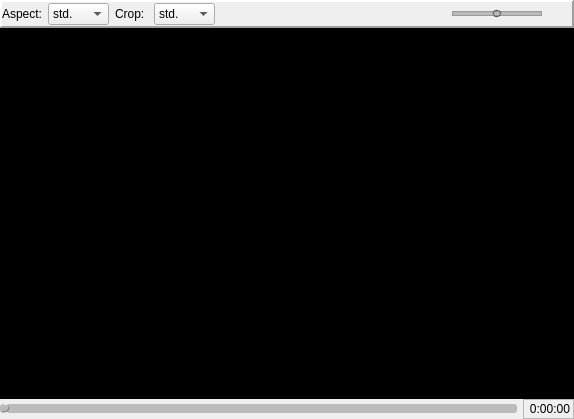
<?xml version="1.0" encoding="UTF-8"?>
<ui version="4.0">
 <class>CPlayer</class>
 <widget class="QWidget" name="CPlayer">
  <property name="geometry">
   <rect>
    <x>0</x>
    <y>0</y>
    <width>574</width>
    <height>419</height>
   </rect>
  </property>
  <property name="minimumSize">
   <size>
    <width>0</width>
    <height>0</height>
   </size>
  </property>
  <property name="contextMenuPolicy">
   <enum>Qt::DefaultContextMenu</enum>
  </property>
  <property name="windowTitle">
   <string>Form</string>
  </property>
  <layout class="QVBoxLayout" name="verticalLayout">
   <property name="spacing">
    <number>0</number>
   </property>
   <property name="margin">
    <number>0</number>
   </property>
   <item>
    <widget class="QFrame" name="frameTimerInfo">
     <property name="sizePolicy">
      <sizepolicy hsizetype="Preferred" vsizetype="Fixed">
       <horstretch>0</horstretch>
       <verstretch>0</verstretch>
      </sizepolicy>
     </property>
     <property name="minimumSize">
      <size>
       <width>0</width>
       <height>20</height>
      </size>
     </property>
     <property name="maximumSize">
      <size>
       <width>16777215</width>
       <height>40</height>
      </size>
     </property>
     <property name="styleSheet">
      <string notr="true">QFrame#frameTimerInfo { background-color: qlineargradient(spread:pad, x1:0, y1:0, x2:0, y2:1, stop:0 #ccc, 	stop:0.7 #555, stop:1 #bbb); border-left: 1px solid #eee; border-right: 1px solid #666; border-bottom: 1px solid #666; border-top: 0px; };</string>
     </property>
     <property name="frameShape">
      <enum>QFrame::Panel</enum>
     </property>
     <property name="frameShadow">
      <enum>QFrame::Raised</enum>
     </property>
     <property name="lineWidth">
      <number>2</number>
     </property>
     <layout class="QHBoxLayout" name="horizontalLayout">
      <property name="margin">
       <number>0</number>
      </property>
      <item>
       <widget class="QLabel" name="label_2">
        <property name="text">
         <string>Aspect:</string>
        </property>
       </widget>
      </item>
      <item>
       <widget class="QComboBox" name="cbxAspect">
        <item>
         <property name="text">
          <string>std.</string>
         </property>
        </item>
        <item>
         <property name="text">
          <string>4:3</string>
         </property>
        </item>
        <item>
         <property name="text">
          <string>16:9</string>
         </property>
        </item>
        <item>
         <property name="text">
          <string>16:10</string>
         </property>
        </item>
        <item>
         <property name="text">
          <string>1:1</string>
         </property>
        </item>
        <item>
         <property name="text">
          <string>5:4</string>
         </property>
        </item>
        <item>
         <property name="text">
          <string>2.35</string>
         </property>
        </item>
       </widget>
      </item>
      <item>
       <widget class="QLabel" name="label">
        <property name="text">
         <string>Crop: </string>
        </property>
       </widget>
      </item>
      <item>
       <widget class="QComboBox" name="cbxCrop">
        <item>
         <property name="text">
          <string>std.</string>
         </property>
        </item>
        <item>
         <property name="text">
          <string>4:3</string>
         </property>
        </item>
        <item>
         <property name="text">
          <string>16:9</string>
         </property>
        </item>
        <item>
         <property name="text">
          <string>16:10</string>
         </property>
        </item>
        <item>
         <property name="text">
          <string>1:1</string>
         </property>
        </item>
        <item>
         <property name="text">
          <string>5:4</string>
         </property>
        </item>
        <item>
         <property name="text">
          <string>2.35</string>
         </property>
        </item>
       </widget>
      </item>
      <item>
       <spacer name="horizontalSpacer">
        <property name="orientation">
         <enum>Qt::Horizontal</enum>
        </property>
        <property name="sizeHint" stdset="0">
         <size>
          <width>17</width>
          <height>20</height>
         </size>
        </property>
       </spacer>
      </item>
      <item>
       <widget class="QPushButton" name="btnBwd">
        <property name="enabled">
         <bool>false</bool>
        </property>
        <property name="maximumSize">
         <size>
          <width>34</width>
          <height>34</height>
         </size>
        </property>
        <property name="toolTip">
         <string>Jump Backward</string>
        </property>
        <property name="text">
         <string/>
        </property>
        <property name="iconSize">
         <size>
          <width>32</width>
          <height>32</height>
         </size>
        </property>
        <property name="flat">
         <bool>true</bool>
        </property>
       </widget>
      </item>
      <item>
       <widget class="QPushButton" name="btnFwd">
        <property name="enabled">
         <bool>false</bool>
        </property>
        <property name="maximumSize">
         <size>
          <width>34</width>
          <height>34</height>
         </size>
        </property>
        <property name="toolTip">
         <string>Jump Forward</string>
        </property>
        <property name="text">
         <string/>
        </property>
        <property name="iconSize">
         <size>
          <width>32</width>
          <height>32</height>
         </size>
        </property>
        <property name="flat">
         <bool>true</bool>
        </property>
       </widget>
      </item>
      <item>
       <widget class="QLabel" name="labSound">
        <property name="text">
         <string/>
        </property>
        <property name="pixmap">
         <pixmap resource="../vlc-record.qrc">:/player/sound_on</pixmap>
        </property>
       </widget>
      </item>
      <item>
       <widget class="QSlider" name="volSlider">
        <property name="minimumSize">
         <size>
          <width>50</width>
          <height>0</height>
         </size>
        </property>
        <property name="maximumSize">
         <size>
          <width>90</width>
          <height>16777215</height>
         </size>
        </property>
        <property name="styleSheet">
         <string notr="true">QSlider::groove:horizontal {      border: 1px solid #999999;      height: 3px; /* the groove expands to the size of the slider by default. by giving it a height, it has a fixed size */      background: qlineargradient(x1:0, y1:0, x2:0, y2:1, stop:0 #B1B1B1, stop:1 #c4c4c4);      margin: 2px 0;  }   QSlider::handle:horizontal {      background-color: qlineargradient(spread:pad, x1:0, y1:0, x2:0, y2:1, stop:0 #eee, 	stop:0.7 grey, stop:1 #dedede);      border: 1px solid #5c5c5c;      width: 6px;      margin: -2px 0; /* handle is placed by default on the contents rect of the groove. Expand outside the groove */      border-radius: 3px;  }</string>
        </property>
        <property name="maximum">
         <number>100</number>
        </property>
        <property name="sliderPosition">
         <number>50</number>
        </property>
        <property name="orientation">
         <enum>Qt::Horizontal</enum>
        </property>
        <property name="invertedControls">
         <bool>false</bool>
        </property>
        <property name="tickPosition">
         <enum>QSlider::NoTicks</enum>
        </property>
       </widget>
      </item>
      <item>
       <widget class="QToolButton" name="btnFullScreen">
        <property name="maximumSize">
         <size>
          <width>24</width>
          <height>24</height>
         </size>
        </property>
        <property name="toolTip">
         <string>Switch to Fullscreen</string>
        </property>
        <property name="text">
         <string/>
        </property>
        <property name="icon">
         <iconset resource="../vlc-record.qrc">
          <normaloff>:/player/fullscreen</normaloff>:/player/fullscreen</iconset>
        </property>
        <property name="iconSize">
         <size>
          <width>18</width>
          <height>18</height>
         </size>
        </property>
        <property name="autoRaise">
         <bool>true</bool>
        </property>
       </widget>
      </item>
     </layout>
    </widget>
   </item>
   <item>
    <widget class="QFrame" name="fMaster">
     <property name="sizePolicy">
      <sizepolicy hsizetype="Expanding" vsizetype="Expanding">
       <horstretch>0</horstretch>
       <verstretch>0</verstretch>
      </sizepolicy>
     </property>
     <property name="contextMenuPolicy">
      <enum>Qt::DefaultContextMenu</enum>
     </property>
     <property name="styleSheet">
      <string notr="true">QFrame#fMaster {    background-color: black;    background-image: url(:/app/tv);    background-repeat: no-repeat;    background-position: center middle; }</string>
     </property>
     <property name="frameShape">
      <enum>QFrame::Panel</enum>
     </property>
     <property name="frameShadow">
      <enum>QFrame::Sunken</enum>
     </property>
     <property name="lineWidth">
      <number>1</number>
     </property>
     <layout class="QHBoxLayout" name="vlMasterFrame">
      <property name="spacing">
       <number>0</number>
      </property>
      <property name="margin">
       <number>0</number>
      </property>
      <item>
       <widget class="QFrame" name="fParent">
        <property name="contextMenuPolicy">
         <enum>Qt::DefaultContextMenu</enum>
        </property>
        <property name="styleSheet">
         <string notr="true">background-color: rgb(0, 0, 0);</string>
        </property>
        <property name="frameShape">
         <enum>QFrame::StyledPanel</enum>
        </property>
        <property name="frameShadow">
         <enum>QFrame::Raised</enum>
        </property>
        <property name="lineWidth">
         <number>1</number>
        </property>
        <layout class="QHBoxLayout" name="vlParent">
         <property name="spacing">
          <number>0</number>
         </property>
         <property name="margin">
          <number>0</number>
         </property>
         <item>
          <widget class="CVideoFrame" name="fVideo">
           <property name="mouseTracking">
            <bool>true</bool>
           </property>
           <property name="contextMenuPolicy">
            <enum>Qt::DefaultContextMenu</enum>
           </property>
           <property name="styleSheet">
            <string notr="true">QFrame#fVideo {    background-color: black;    background-image: url(:/app/tv);    background-repeat: no-repeat;    background-position: center middle; }</string>
           </property>
           <property name="frameShape">
            <enum>QFrame::NoFrame</enum>
           </property>
           <property name="frameShadow">
            <enum>QFrame::Plain</enum>
           </property>
           <property name="lineWidth">
            <number>0</number>
           </property>
          </widget>
         </item>
        </layout>
       </widget>
      </item>
     </layout>
    </widget>
   </item>
   <item>
    <layout class="QHBoxLayout" name="horizontalLayout_2">
     <property name="spacing">
      <number>6</number>
     </property>
     <item>
      <widget class="QSlider" name="posSlider">
       <property name="enabled">
        <bool>false</bool>
       </property>
       <property name="maximumSize">
        <size>
         <width>16777215</width>
         <height>16777215</height>
        </size>
       </property>
       <property name="contextMenuPolicy">
        <enum>Qt::CustomContextMenu</enum>
       </property>
       <property name="styleSheet">
        <string notr="true">QSlider::groove:horizontal {      border: 1px solid #999999;      height: 3px; /* the groove expands to the size of the slider by default. by giving it a height, it has a fixed size */      margin: 2px 0;  }   QSlider::handle:horizontal {     background-color: qlineargradient(spread:pad, x1:0, y1:0, x2:0, y2:1, stop:0 #eee, 	stop:0.7 grey, stop:1 #dedede);      border: 1px outset gray;/* solid #5c5c5c; */      width: 6px;      margin: -2px 0; /* handle is placed by default on the contents rect of the groove. Expand outside the groove */      border-radius: 3px;  }  QSlider::handle:horizontal:hover {       background-color: qlineargradient(spread:pad, x1:0, y1:0, x2:0, y2:1, stop:0 #eee, 	stop:0.7 #800, stop:1 #dedede); }  QSlider::add-page:horizontal {    background: rgb(77, 231, 0);    border-radius: 3px; }  QSlider::sub-page:horizontal {    background: #FFCC00;    border-radius: 3px; }  QSlider::add-page:horizontal:disabled {    background: #bbb;    border-radius: 3px; }  QSlider::sub-page:horizontal:disabled {    background: #bbb;    border-radius: 3px; }  QSlider::handle:horizontal:disabled {       background-color: #bbb; }</string>
       </property>
       <property name="maximum">
        <number>1000</number>
       </property>
       <property name="orientation">
        <enum>Qt::Horizontal</enum>
       </property>
      </widget>
     </item>
     <item>
      <widget class="QLabel" name="labPos">
       <property name="sizePolicy">
        <sizepolicy hsizetype="Fixed" vsizetype="Fixed">
         <horstretch>0</horstretch>
         <verstretch>0</verstretch>
        </sizepolicy>
       </property>
       <property name="minimumSize">
        <size>
         <width>51</width>
         <height>20</height>
        </size>
       </property>
       <property name="maximumSize">
        <size>
         <width>51</width>
         <height>20</height>
        </size>
       </property>
       <property name="frameShape">
        <enum>QFrame::StyledPanel</enum>
       </property>
       <property name="text">
        <string>0:00:00</string>
       </property>
       <property name="alignment">
        <set>Qt::AlignRight|Qt::AlignTrailing|Qt::AlignVCenter</set>
       </property>
      </widget>
     </item>
    </layout>
   </item>
  </layout>
 </widget>
 <customwidgets>
  <customwidget>
   <class>CVideoFrame</class>
   <extends>QFrame</extends>
   <header>cvideoframe.h</header>
   <container>1</container>
  </customwidget>
 </customwidgets>
 <resources>
  <include location="../vlc-record.qrc"/>
 </resources>
 <connections/>
</ui>
